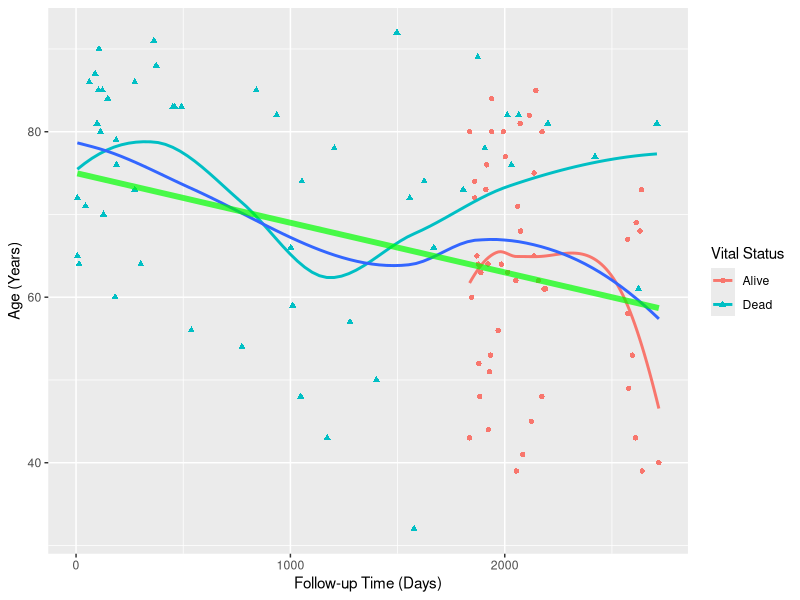
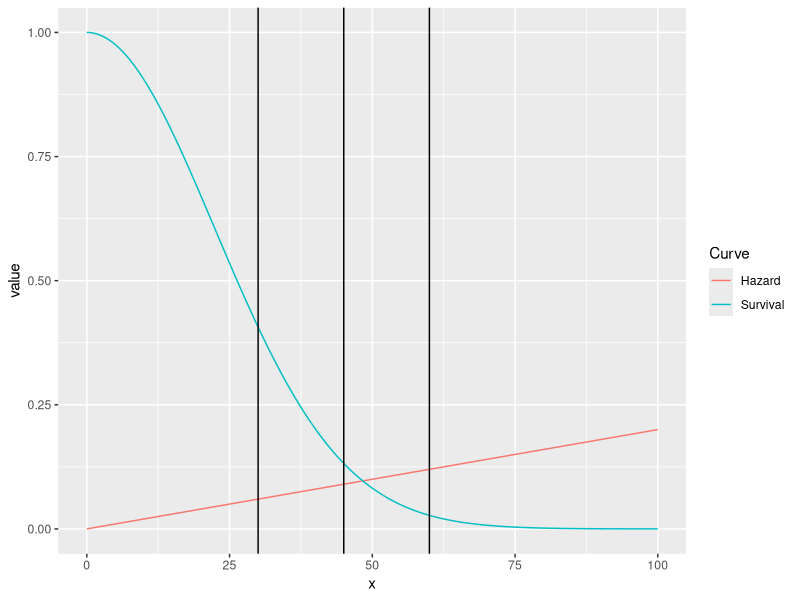
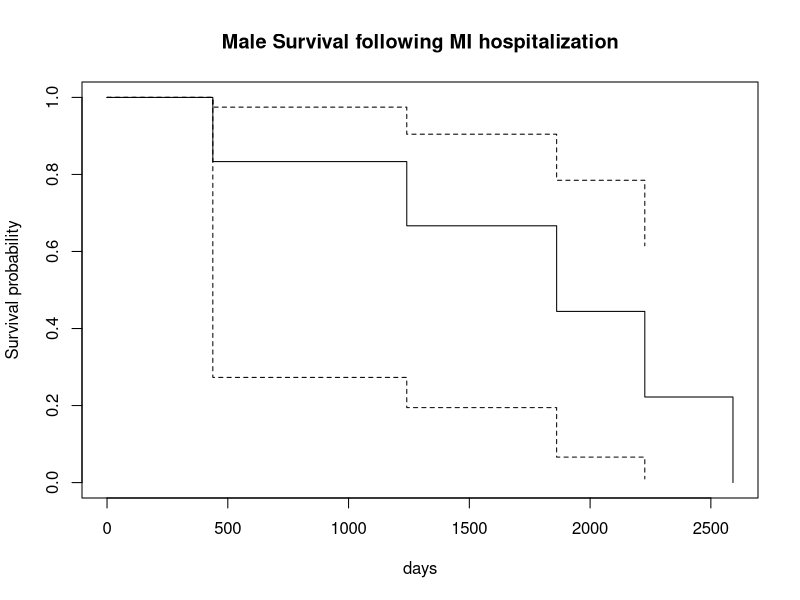
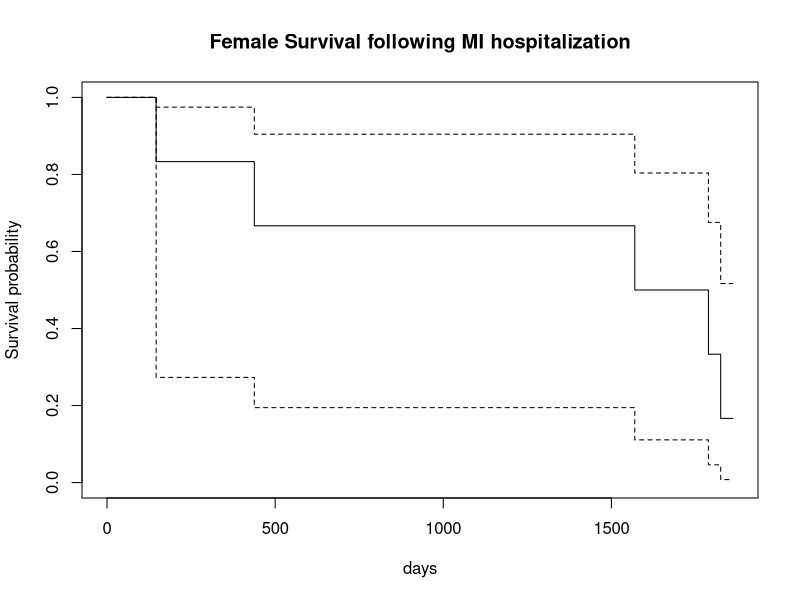

Reproduce these figures in R, in order.
## ---- chunk 1
knitr::opts_chunk$set(echo = TRUE)
library(tidyverse)
whas <- read_csv("whas100.csv") %>% 
  mutate(fstat = as.factor(if_else(fstat == 1, "Dead", "Alive")))
library(kableExtra)
## ---- chunk 2
whas %>%
  ggplot(aes(x = lenfol, y = age, shape = fstat, color = fstat)) + 
  geom_point() + 
  geom_smooth(se = FALSE) + 
  geom_smooth(aes(x = lenfol, y = age), 
              inherit.aes = FALSE, 
              se = FALSE) + 
  geom_function(fun = ~ 75 - .006*(.x), 
                inherit.aes = FALSE, 
                color = "green", 
                linewidth = 2, 
                alpha = .7) + 
  labs(shape = "Vital Status", 
       color = "Vital Status", 
       x = "Follow-up Time (Days)", 
       y = "Age (Years)")

## ---- chunk 3
weibull_survival <- function(x, lambda, alpha){
  exp(-lambda*(x^(alpha)))
}
weibull_probability <- function(x, lambda, alpha){
  lambda*alpha*(x^(alpha - 1))*exp(-lambda*(x^(alpha)))
}
weibull_hazard <- function(x, lambda, alpha){
    probability <-  weibull_probability(x, lambda, alpha)
    survival <- weibull_survival(x, lambda, alpha)
    hazard <- probability / survival
    return(hazard)
}
## ---- chunk 4
l <- 0.001; a <- 2
x <- seq(0, 100, by = .01)
tibble(x = x, Survival = weibull_survival(x, l, a), Hazard = weibull_hazard(x, l, a)) %>% 
  pivot_longer(!x,
               names_to = "Curve") %>% 
  ggplot(aes(x = x, y = value, color = Curve)) +
  geom_line() +
  geom_vline(xintercept = c(30, 45, 60))
## ---- chunk 5
whas6 <- tibble(lenfol = c(1.2, 3.4, 5.0, 5.1, 6.1, 7.1,
                 0.4, 1.2, 4.3, 4.9, 5.0, 5.1),
       fstat = c(1,1,0,1,1,1,1,1,1,1,1,0),
       sex = c(rep(c("male", "female"), each = 6))) %>% 
  arrange(sex, lenfol)

tibble(Interval = c("0 <= t < 0.4",
                    "0.4 <= t < 1.2",
                    "1.2 <= t < 4.3",
                    "4.3 <= t < 4.9",
                    "4.9 <= t < 5.0",
                    "5.0 <= t < 5.1",
                    "5.1 <= t"),
       `Conditional Probability (K-M Estimates of S(t))` = c(1,
                                                             1*5/6,
                                                             1*5/6*4/5,
                                                             1*5/6*4/5*3/4, 
                                                             1*5/6*4/5*3/4*2/3,
                                                             1*5/6*4/5*3/4*2/3*1/2,
                                                             1*5/6*4/5*3/4*2/3*1/2*1/1)) %>% 
  kable(caption = "Females") %>% 
  kable_styling()
## ---- chunk 6
tibble(Interval = c("0 <= t < 1.2",
                    "1.2 <= t < 3.4",
                    "3.4 <= t < 5",
                    "5 <= t < 5.1",
                    "5.1 <= t < 6.1",
                    "6.1 <= t < 7.1",
                    "7.1 <= t"),
       `Conditional Probability (K-M Estimates of S(t))` = c(1,
                                                             1*5/6,
                                                             1*5/6*4/5,
                                                             1*5/6*4/5*4/4, 
                                                             1*5/6*4/5*4/4*3/4,
                                                             1*5/6*4/5*4/4*3/4*2/3,
                                                             1*5/6*4/5*4/4*2/3*1/2*0/1)) %>% 
  kable(caption = "Males") %>% 
  kable_styling()
## ---- chunk 7
# read in WHAS100 data
library(survival)
# produce K-M estimate with 95% log-log based CI 
KM.whas6_male <- survfit(Surv(lenfol*365,fstat)~1, 
                         data=whas6 %>% filter(sex == 'male'),
                         conf.int=0.95, error = "greenwood", conf.type="log-log")
summary(KM.whas6_male)

# plot K-M estimate and its associated CI
plot(KM.whas6_male, 
     main="Male Survival following MI hospitalization", 
     xlab="days", 
     ylab="Survival probability")


KM.whas6_female <- survfit(Surv(lenfol*365,fstat)~1, 
                           data=whas6 %>% filter(sex == 'female'),
                           conf.int=0.95, error = "greenwood", conf.type="log-log")
summary(KM.whas6_female)

# plot K-M estimate and its associated CI
plot(KM.whas6_female, 
     main="Female Survival following MI hospitalization", 
     xlab="days", 
     ylab="Survival probability")
